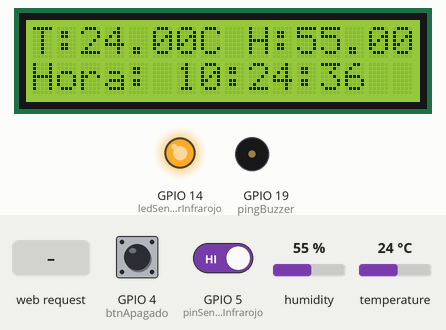
Recording of a sketch running on a simulated ESP32. On the bench: 16×2 character LCD, output pins drawn as LEDs (lit = HIGH), buzzer (waves = sounding). Dashed ring = blinking. Inputs (shaded band) come from the test bench; at power-on: GPIO 4 (btnApagado) HIGH, GPIO 5 (pinSensorInfrarojo) HIGH, temperature 24 °C, humidity 55 %. WiFi joins after 1.5 s; servers stay silent unless stated; network time is answered at once with the bench clock; the local clock reads 2024-03-15 10:24:30 at power-on unless the sketch sets it; what the sketch prints to the serial monitor is not drawn.

Above: at 6.3 s.
6.4 s: HTTP request GET /toggleTemperatura received
At 7.9 s:
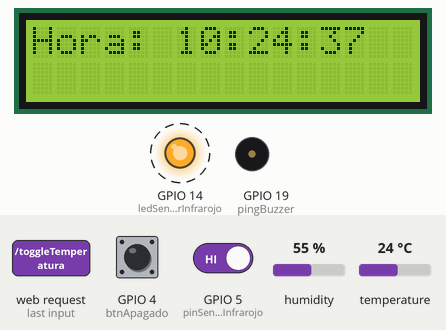
8.9 s: GPIO 4 (btnApagado) pulled LOW for 0.15 s
At 9.3 s:
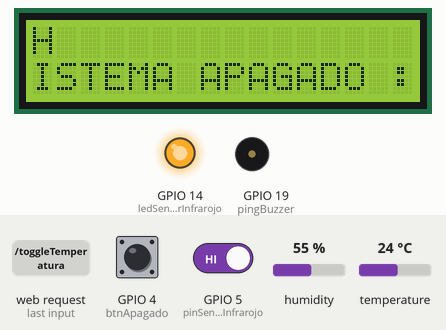
13.5 s: HTTP request GET /encender received
At 14.6 s:
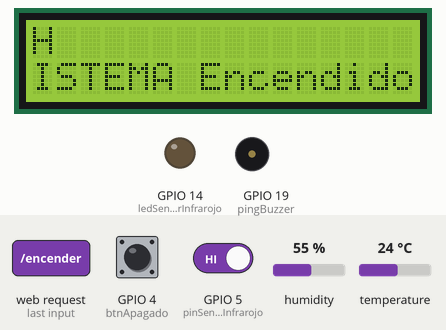
18.5 s: GPIO 5 (pinSensorInfrarojo) driven LOW
At 18.76 s:
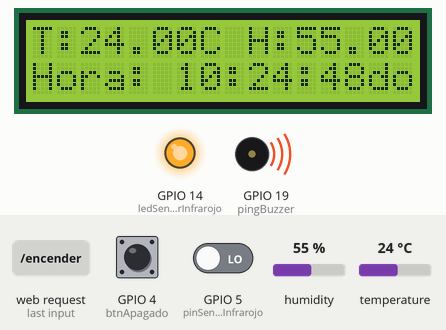
21.6 s: temperature set to 1 °C
At 24.88 s:
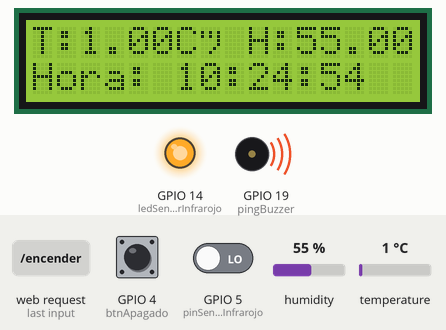
27.1 s: temperature set to 12 °C
At 31.01 s:
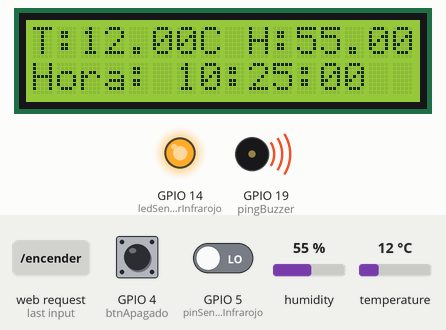
Timing chart, 0 to 34.0 s (numbered marks = the images above; inputs shaded):
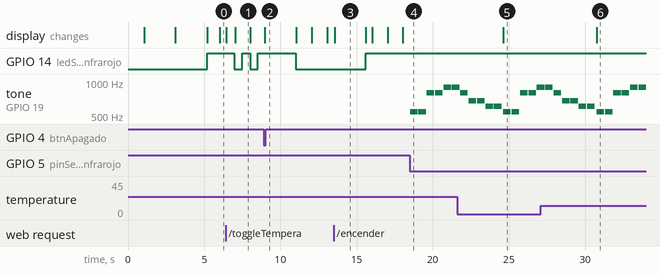

The sketch:

SistemaSeguridad.ino
```cpp
#include <Wire.h>
#include <LiquidCrystal_I2C.h>
#include <DHT.h>
#include <WebServer.h>
#include <ArduinoJson.h>
#include <WiFi.h>
#include <NTPClient.h>
#include <WiFiUdp.h>

#define DHTPIN 23      // SENSOR DE TEMPERATURA JIJIJ
#define DHTTYPE DHT11

DHT dht(DHTPIN, DHTTYPE);

LiquidCrystal_I2C lcd(0x27, 16, 2);  // Pantalla de LCD I2C

const char* ssid = "XXXXXXX";     //Nombre de la red WiFi
const char* password = "XXXXXXX";       //Contraseña de la red WiFi


WebServer server(80);  // Iniciar servidor web en el puerto 80
WiFiUDP ntpUDP;
NTPClient timeClient(ntpUDP, "pool.ntp.org", -21600, 60000);


unsigned long previousMillisLed = 0;  // Almacena el último tiempo en que se actualizó el LED
const long interval = 500;  // Intervalo de parpadeo (en milisegundos)
bool ledState = LOW;  // Estado actual del LED
int pingBuzzer = 19;
int btnApagado = 4;
int pinSensorInfrarojo = 5;
int ledSensorInfrarojo = 14;
bool infrarojoEncendido = true;
bool temperaturaEncendido = true;
bool buzzerEncendido = true;
int valor = 0;

int pulsaciones = 0;
unsigned long tiempoUltimaPulsacion = 0;
const unsigned long tiempoLimite = 500; // 500 ms para considerar dos pulsaciones

/*-----------------------------------------------------------------*/
/*-------------------  RUTAS PARA LAS LLAMADAS  -------------------*/
/*-----------------------------------------------------------------*/

void handleEstados() {
  // Obtener los datos del DHT11
  float temperatura = dht.readTemperature();
  float humedad = dht.readHumidity();

  // Crear JSON para la respuesta
  StaticJsonDocument<200> jsonResponse;
  jsonResponse["temperatura"] = temperatura;
  jsonResponse["humedad"] = humedad;
  jsonResponse["estadoAlarma"] = buzzerEncendido ? "Encendida" : "Apagada";
  jsonResponse["estadoInfrarrojo"] = infrarojoEncendido ? "Encendido" : "Apagado";
  jsonResponse["estadoTemperatura"] = temperaturaEncendido ? "Encendido" : "Apagado";

  String response;
  serializeJson(jsonResponse, response);
  server.sendHeader("Access-Control-Allow-Origin", "*");
  server.send(200, "application/json", response);
}

void handleEncenderComponentes() {
    encenderComponentes();  // Llama a la función que enciende los componentes
    String json = "{\"estado\": \"Componentes encendidos\"}";

    server.sendHeader("Access-Control-Allow-Origin", "*");
    server.send(200, "application/json", json);
}

void handleApagarComponentes() {
    apagarComponentes();  // Llama a la función que apaga los componentes
    String json = "{\"estado\": \"Componentes apagados\"}";

    server.sendHeader("Access-Control-Allow-Origin", "*");
    server.send(200, "application/json", json);
}

void handleAlarmaToggle() {
    buzzerEncendido = !buzzerEncendido;  // Alternar el estado
    String estadoAlarma = buzzerEncendido ? "Encendido" : "Apagado";
    String json = "{\"estado\": \"" + estadoAlarma + "\"}";

    server.sendHeader("Access-Control-Allow-Origin", "*");
    server.send(200, "application/json", json);
}

void handleInfrarrojoToggle() {
    infrarojoEncendido = !infrarojoEncendido;  // Alternar el estado
    String estadoInfrarrojo = infrarojoEncendido ? "Encendido" : "Apagado";
    String json = "{\"estado\": \"" + estadoInfrarrojo + "\"}";

    server.sendHeader("Access-Control-Allow-Origin", "*");
    server.send(200, "application/json", json);
}

void handleTemperaturaToggle() {
    temperaturaEncendido = !temperaturaEncendido;  // Alternar el estado
    String estadoTemperatura = temperaturaEncendido ? "Encendido" : "Apagado";
    String json = "{\"estado\": \"" + estadoTemperatura + "\"}";

    server.sendHeader("Access-Control-Allow-Origin", "*");
    server.send(200, "application/json", json);
}

/*-----------------------------------------------------------------*/
/*-----------  FIN DE LAS LLAMADAS A LAS RUTAS  -------------------*/
/*-----------------------------------------------------------------*/

// Notas para las melodías
#define NOTE_C 543  // C5
#define NOTE_D 607  // D5
#define NOTE_E 679  // E5
#define NOTE_F 718  // F5
#define NOTE_G 804  // G5
#define NOTE_A 900  // A5
#define NOTE_B 1008 // B5

void reproducirMelodiaEstrellita() {
  int melody[] = {
    NOTE_C, NOTE_C, NOTE_G, NOTE_G, NOTE_A, NOTE_A, NOTE_G,
    NOTE_E, NOTE_E, NOTE_D, NOTE_D, NOTE_C
  };

  int noteDurations[] = {500, 500, 500, 500, 500, 500, 500, 500, 500, 500, 500};

  for (int thisNote = 0; thisNote < 11; thisNote++) {
    int duration = noteDurations[thisNote];
    tone(pingBuzzer, melody[thisNote], duration);
    delay(duration);
    noTone(pingBuzzer);
    delay(50);
  }
}

void reproducirMelodiaTeQuiero() {
  int melody[] = {NOTE_G, NOTE_A, NOTE_A, NOTE_G, NOTE_E, NOTE_E};

  int noteDurations[] = {500, 500, 500, 500, 500, 500};

  for (int thisNote = 0; thisNote < 6; thisNote++) {
    int duration = noteDurations[thisNote];
    tone(pingBuzzer, melody[thisNote], duration);
    delay(duration);
    noTone(pingBuzzer);
    delay(50);
  }
}

void activarBuzzerPorTemperatura() {
  float temperatura = dht.readTemperature();  // Leer temperatura

  if (isnan(temperatura)) {
    Serial.println("Error al leer la temperatura");
    return;
  }

  Serial.print("Temperatura: ");
  Serial.print(temperatura);
  Serial.println(" °C");

  if (temperatura > 45 && buzzerEncendido && temperaturaEncendido) {
    reproducirMelodiaTeQuiero(); // Reproduce la melodía de "Te Quiero"
    delay(2000);
  }
}

void controlarLed() {
     unsigned long currentMillis = millis();  // Captura el tiempo actual

    if (infrarojoEncendido && temperaturaEncendido && buzzerEncendido) {
        digitalWrite(ledSensorInfrarojo, HIGH);  // LED encendido
    } else if (!infrarojoEncendido && !temperaturaEncendido && !buzzerEncendido) {
        digitalWrite(ledSensorInfrarojo, LOW);   // LED apagado
    } else {
        // Parpadeo del LED
        if (currentMillis - previousMillisLed >= interval) {
            // Guarda el último tiempo de actualización
            previousMillisLed = currentMillis;

            // Cambia el estado del LED
            if (ledState == LOW) {
                ledState = HIGH;
            } else {
                ledState = LOW;
            }
            digitalWrite(ledSensorInfrarojo, ledState);  // Actualiza el LED
        }
    }
}

void apagarComponentes() {
  infrarojoEncendido = false;
  temperaturaEncendido = false;
  buzzerEncendido = false;
  lcd.setCursor(1, 0);
  lcd.print("                                      ");
  lcd.print("SISTEMA APAGADO :,3");
  delay(2000);
  Serial.println("Componentes apagados");
}

void encenderComponentes() {
  infrarojoEncendido = true;
  temperaturaEncendido = true;
  buzzerEncendido = true;
  lcd.setCursor(1, 0);
  lcd.print("                                      ");
  lcd.print("SISTEMA Encendido :3");
  delay(2000);
  Serial.println("Componentes encendidos");
}

bool leerSensorInfrarojo() {
  valor = digitalRead(pinSensorInfrarojo);

  if (valor == LOW && buzzerEncendido) {
    Serial.println("Movimiento detectado");
    if (buzzerEncendido) {
      reproducirMelodiaEstrellita();
    }
    return true;  // Indica que se detectó movimiento
  }
  return false;  // No se detectó movimiento
}

void setup() {

  Serial.begin(115200);
  pinMode(pinSensorInfrarojo, INPUT);
  pinMode(pingBuzzer, OUTPUT);
  pinMode(ledSensorInfrarojo, OUTPUT);
  pinMode(btnApagado, INPUT_PULLUP);
  dht.begin();  // Iniciar el sensor DHT11

  // Inicializa la pantalla LCD
  lcd.init();
  lcd.backlight();  // Enciende la luz de fondo
  lcd.setCursor(0, 0);  // Coloca el cursor en la primera línea

  // Conectar a WiFi
  WiFi.begin(ssid, password);
  while (WiFi.status() != WL_CONNECTED) {
    delay(1000);
    Serial.println("Conectando a WiFi...");
    lcd.setCursor(0, 0);
    lcd.print("Conectado a WiFi");
    delay(2000);
    lcd.setCursor(0, 0);
    lcd.print("                   ");
  }

  Serial.println("Conectado a WiFi");
  timeClient.begin();
  Serial.print("Conectado a WiFi. Dirección IP: ");
  Serial.println(WiFi.localIP());
  lcd.setCursor(1, 0);
  lcd.print("IP: ");
  lcd.setCursor(0, 1);
  lcd.print(WiFi.localIP().toString());
  delay(2000);

  // Configurar la ruta HTTP para devolver los datos en JSON
  server.on("/estados", HTTP_GET, handleEstados);
  server.on("/toggleInfrarrojo", handleInfrarrojoToggle);
  server.on("/toggleTemperatura", handleTemperaturaToggle);
  server.on("/toggleAlarma", handleAlarmaToggle);
  server.on("/encender", handleEncenderComponentes);
  server.on("/apagar", handleApagarComponentes);
  server.begin();
  Serial.println("Servidor iniciado");
}

void loop() {

  server.handleClient();
  timeClient.update();  // Actualiza la hora NTP

  float temperatura = dht.readTemperature();
  float humedad = dht.readHumidity();

  lcd.setCursor(0, 0);

  if (temperaturaEncendido) {
    if (isnan(temperatura) || isnan(humedad)) {
      Serial.println("Error al leer temperatura o humedad");
      lcd.print("Sensor Temperatura Error   ");
    } else {
      // Mostrar temperatura y humedad
      lcd.print("T:");
      lcd.print(temperatura);
      lcd.print("C° ");
      lcd.setCursor(8, 0); // Mover a la segunda mitad de la línea
      lcd.print(" H:");
      lcd.print(humedad);
      lcd.print("% ");
      lcd.setCursor(0,1);
      lcd.print("Hora: ");
      lcd.print(timeClient.getFormattedTime());
    }
  } else {
    // Mostrar hora en lugar de temperatura y humedad
    lcd.print("Hora: ");
    lcd.print(timeClient.getFormattedTime());
    lcd.print("    ");
    lcd.setCursor(0,1);
    lcd.print("                            ");
  }


  if (infrarojoEncendido && leerSensorInfrarojo()) {
    lcd.setCursor(0, 1);  // Segunda línea
    lcd.print("Movimiento!     "); // Mensaje de movimiento
  } else {

  }

 // Lógica para el botón
    if (digitalRead(btnApagado) == LOW) { // Si el botón está presionado (estado LOW)
        pulsaciones++; // Incrementar contador de pulsaciones
        tiempoUltimaPulsacion = millis(); // Registrar el tiempo de la última pulsación
        Serial.println("Botón presionado");
    }

    // Comprobar si ha pasado tiempo desde la última pulsación
    if (millis() - tiempoUltimaPulsacion > tiempoLimite) {
        // Reiniciar contador de pulsaciones si ha pasado el tiempo límite
        if (pulsaciones >= 2) {
            encenderComponentes();
            Serial.println("Sistema Encendido");
        }
        pulsaciones = 0; // Reiniciar contador
    }

    // Comprobar si el buzzer está apagado
    if (digitalRead(btnApagado) == LOW) { // Si el botón está presionado (estado LOW)
        apagarComponentes();
        Serial.println("Sistema Apagado"); // Mensaje en el monitor serie
    }

  activarBuzzerPorTemperatura();

  controlarLed();

}
```

Measured:
- after the input at 6.4 s, GPIO 14 (ledSensorInfrarojo): alternates HIGH for 0.52 s and LOW for 0.51 s, starting after 0.58 s; the display: first changes after 0.06 s (image 1 shows a later state)
- after the input at 8.9 s, the display: changes after 0.08 s (image 2)
- after the input at 13.5 s, GPIO 14 (ledSensorInfrarojo): LOW → HIGH after 2.1 s; the display: changes after 0.06 s (image 3)
- after the input at 18.5 s, tone on GPIO 19 (pingBuzzer): plays 543 Hz for 0.50 s, 543 Hz for 0.50 s, 804 Hz for 0.50 s, 804 Hz for 0.50 s, 900 Hz for 0.50 s, 900 Hz for 0.33 s, starting at once
- after the input at 21.6 s, the display: changes after 3.0 s (image 5)
- after the input at 27.1 s, the display: changes after 3.7 s (image 6)
- what the display in image 1 shows lasts 1.0 s, from 7.0 s to 8.0 s
